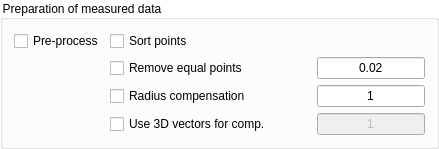
    <widget class="QGroupBox" name="preparePointsGroupBox">
     <property name="minimumSize">
      <size>
       <width>396</width>
       <height>130</height>
      </size>
     </property>
     <property name="maximumSize">
      <size>
       <width>456</width>
       <height>16777215</height>
      </size>
     </property>
     <property name="styleSheet">
      <string notr="true">QGroupBox {
	
	background-color: rgb(255, 255, 255);
}</string>
     </property>
     <property name="title">
      <string>Preparation of measured data</string>
     </property>
     <layout class="QGridLayout" name="gridLayout_18">
      <item row="1" column="3">
       <widget class="QLineEdit" name="limitForEqualPoints">
        <property name="text">
         <string>0.02</string>
        </property>
        <property name="alignment">
         <set>Qt::AlignCenter</set>
        </property>
       </widget>
      </item>
      <item row="1" column="1">
       <widget class="QCheckBox" name="needRemoveSimilar">
        <property name="text">
         <string>Remove equal points</string>
        </property>
       </widget>
      </item>
      <item row="1" column="0" rowspan="3">
       <spacer name="verticalSpacer">
        <property name="orientation">
         <enum>Qt::Vertical</enum>
        </property>
        <property name="sizeHint" stdset="0">
         <size>
          <width>20</width>
          <height>40</height>
         </size>
        </property>
       </spacer>
      </item>
      <item row="3" column="3">
       <widget class="QLineEdit" name="radius3DCompensation">
        <property name="enabled">
         <bool>false</bool>
        </property>
        <property name="text">
         <string>1</string>
        </property>
        <property name="alignment">
         <set>Qt::AlignCenter</set>
        </property>
        <property name="readOnly">
         <bool>true</bool>
        </property>
       </widget>
      </item>
      <item row="3" column="1">
       <widget class="QCheckBox" name="needUse3DVectors">
        <property name="enabled">
         <bool>true</bool>
        </property>
        <property name="text">
         <string>Use 3D vectors for comp.</string>
        </property>
       </widget>
      </item>
      <item row="0" column="0">
       <widget class="QCheckBox" name="needPreparePoints">
        <property name="text">
         <string>Pre-process</string>
        </property>
       </widget>
      </item>
      <item row="2" column="1">
       <widget class="QCheckBox" name="needRadiusCorrection">
        <property name="text">
         <string>Radius compensation</string>
        </property>
       </widget>
      </item>
      <item row="0" column="1">
       <widget class="QCheckBox" name="needSort">
        <property name="text">
         <string>Sort points</string>
        </property>
       </widget>
      </item>
      <item row="2" column="3">
       <widget class="QLineEdit" name="radiusCompensation">
        <property name="text">
         <string>1</string>
        </property>
        <property name="alignment">
         <set>Qt::AlignCenter</set>
        </property>
       </widget>
      </item>
      <item row="0" column="2" rowspan="4">
       <spacer name="horizontalSpacer_9">
        <property name="orientation">
         <enum>Qt::Horizontal</enum>
        </property>
        <property name="sizeHint" stdset="0">
         <size>
          <width>40</width>
          <height>20</height>
         </size>
        </property>
       </spacer>
      </item>
     </layout>
    </widget>
